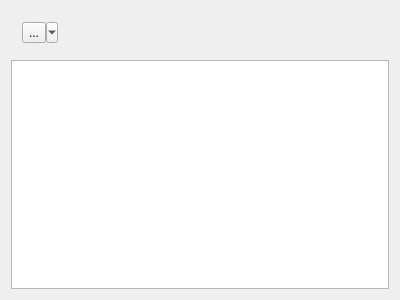
<?xml version="1.0" encoding="UTF-8"?>
<ui version="4.0">
 <class>MainWindow</class>
 <widget class="QMainWindow" name="MainWindow">
  <property name="geometry">
   <rect>
    <x>0</x>
    <y>0</y>
    <width>400</width>
    <height>300</height>
   </rect>
  </property>
  <property name="windowTitle">
   <string>MainWindow</string>
  </property>
  <widget class="QWidget" name="centralWidget">
   <layout class="QVBoxLayout" name="verticalLayout">
    <item>
     <widget class="QWidget" name="toolBar" native="true">
      <layout class="QVBoxLayout" name="verticalLayout_2">
       <item>
        <widget class="ColorPickerToolButton" name="toolButton">
         <property name="text">
          <string>...</string>
         </property>
         <property name="icon">
          <iconset resource="icons.qrc">
           <normaloff>:/icons/color_wheel.png</normaloff>:/icons/color_wheel.png</iconset>
         </property>
         <property name="popupMode">
          <enum>QToolButton::MenuButtonPopup</enum>
         </property>
        </widget>
       </item>
      </layout>
     </widget>
    </item>
    <item>
     <widget class="QTextEdit" name="textEdit"/>
    </item>
   </layout>
  </widget>
 </widget>
 <layoutdefault spacing="6" margin="11"/>
 <customwidgets>
  <customwidget>
   <class>ColorPickerToolButton</class>
   <extends>QToolButton</extends>
   <header>ColorPickerToolButton.h</header>
  </customwidget>
 </customwidgets>
 <resources>
  <include location="icons.qrc"/>
 </resources>
 <connections/>
</ui>
